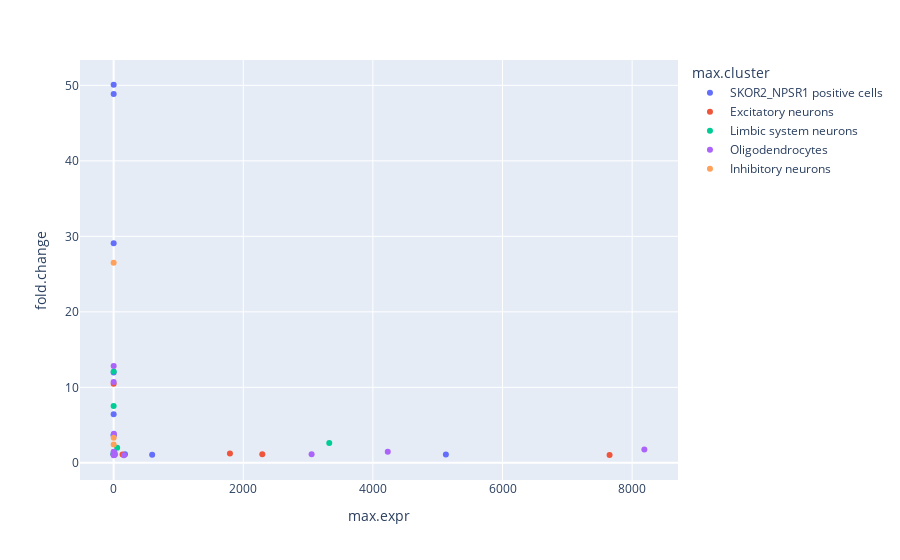

Notebook code for this chart:
### Code cell
# Max value

#Filter first by cerebrum and cerebellum
exp_cerebr_cerebel=introgression_genesF[(introgression_genesF["OrganMax"]=="Cerebrum") | (introgression_genesF["OrganMax"]=="Cerebrum") | (introgression_genesF["OrganMax"]=="Cerebrum or Cerebellum")]
#Plotting using value of expression and fold change
fig = px.scatter(exp_cerebr_cerebel, x="max.expr", y="fold.change", color="max.cluster",
                 hover_name="gene_short_name")

fig.show()

### Figure 1 — Plotly figure (JSON) as saved in the notebook; plotly's stock layout.template omitted (floating-point values rounded to 4 significant figures)
{"data": [{"hovertemplate": "<b>%{hovertext}</b><br><br>max.cluster=SKOR2_NPSR1 positive cells<br>max.expr=%{x}<br>fold.change=%{y}<extra></extra>", "hovertext": ["MIR5688", "CTB-111H14.1", "FOXP2", "MIR3666", "RP11-458K10.1", "CTTNBP2", "WNT16", "RP11-159M11.2", "CTB-30L5.1", "RP11-710N8.3", "RN7SL420P", "RNA5SP236", "AC003989.4", "RNA5SP238", "Y_RNA", "RP4-742N3.1", "RP4-773N10.6", "AC002463.3"], "legendgroup": "SKOR2_NPSR1 positive cells", "marker": {"color": "#636efa", "symbol": "circle"}, "mode": "markers", "name": "SKOR2_NPSR1 positive cells", "orientation": "v", "showlegend": true, "type": "scatter", "x": [0.0935, 175.0, 5126.0, 0.1064, 8.539, 594.1, 17.58, 0.63, 7.218, 0.1097, 0.05435, 0.2808, 0.02735, 0.4785, 0.4908, 0.02636, 1.021, 4.737], "xaxis": "x", "y": [1.126, 1.155, 1.098, 1.401, 1.388, 1.061, 1.112, 1.118, 1.276, 11.97, 6.435, 29.08, 3.735, 48.85, 50.08, 3.636, 1.083, 1.18], "yaxis": "y"}, {"hovertemplate": "<b>%{hovertext}</b><br><br>max.cluster=Excitatory neurons<br>max.expr=%{x}<br>fold.change=%{y}<extra></extra>", "hovertext": ["WDR47", "ROBO2", "RP11-659E9.4", "RN7SKP277", "NKAIN3", "SLC26A4-AS1", "EPHA3"], "legendgroup": "Excitatory neurons", "marker": {"color": "#EF553B", "symbol": "circle"}, "mode": "markers", "name": "Excitatory neurons", "orientation": "v", "showlegend": true, "type": "scatter", "x": [137.3, 7652.0, 1.172, 0.09479, 2293.0, 7.352, 1794.0], "xaxis": "x", "y": [1.109, 1.055, 1.142, 10.48, 1.137, 1.168, 1.254], "yaxis": "y"}, {"hovertemplate": "<b>%{hovertext}</b><br><br>max.cluster=Limbic system neurons<br>max.expr=%{x}<br>fold.change=%{y}<extra></extra>", "hovertext": ["RP11-579E24.1", "AC114491.1", "RP5-965F6.1", "NTNG1", "OR7E66P", "OPRK1"], "legendgroup": "Limbic system neurons", "marker": {"color": "#00cc96", "symbol": "circle"}, "mode": "markers", "name": "Limbic system neurons", "orientation": "v", "showlegend": true, "type": "scatter", "x": [2.321, 0.111, 0.0653, 3327.0, 0.312, 54.51], "xaxis": "x", "y": [1.207, 12.1, 7.53, 2.631, 1.159, 2.001], "yaxis": "y"}, {"hovertemplate": "<b>%{hovertext}</b><br><br>max.cluster=Oligodendrocytes<br>max.expr=%{x}<br>fold.change=%{y}<extra></extra>", "hovertext": ["CADM2-AS1", "GPSM2", "RP11-475E11.2", "RPL31P41", "KCND2", "RP4-797C5.2", "PTPRZ1", "RP11-109P6.2", "SNTG1", "RNU6-581P", "RPS3AP15"], "legendgroup": "Oligodendrocytes", "marker": {"color": "#ab63fa", "symbol": "circle"}, "mode": "markers", "name": "Oligodendrocytes", "orientation": "v", "showlegend": true, "type": "scatter", "x": [12.56, 159.2, 0.1182, 0.09709, 8188.0, 10.85, 4229.0, 1.709, 3054.0, 3.96, 0.2716], "xaxis": "x", "y": [1.036, 1.006, 12.82, 10.71, 1.782, 1.352, 1.46, 1.466, 1.131, 3.86, 1.015], "yaxis": "y"}, {"hovertemplate": "<b>%{hovertext}</b><br><br>max.cluster=Inhibitory neurons<br>max.expr=%{x}<br>fold.change=%{y}<extra></extra>", "hovertext": ["MTND5P8", "RP4-712E4.2", "NRBF2P3"], "legendgroup": "Inhibitory neurons", "marker": {"color": "#FFA15A", "symbol": "circle"}, "mode": "markers", "name": "Inhibitory neurons", "orientation": "v", "showlegend": true, "type": "scatter", "x": [0.2551, 0.2652, 0.5952], "xaxis": "x", "y": [26.51, 2.422, 3.323], "yaxis": "y"}], "layout": {"legend": {"title": {"text": "max.cluster"}, "tracegroupgap": 0}, "margin": {"t": 60}, "xaxis": {"anchor": "y", "domain": [0, 1], "title": {"text": "max.expr"}}, "yaxis": {"anchor": "x", "domain": [0, 1], "title": {"text": "fold.change"}}}}
